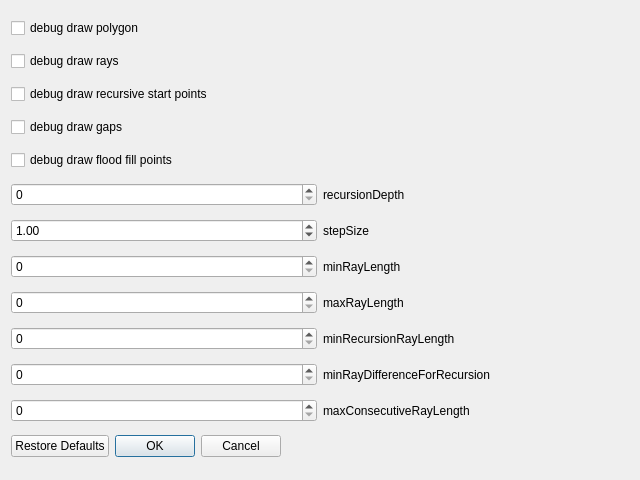
<?xml version="1.0" encoding="UTF-8"?>
<ui version="4.0">
 <class>Preferences</class>
 <widget class="QDialog" name="Preferences">
  <property name="geometry">
   <rect>
    <x>0</x>
    <y>0</y>
    <width>640</width>
    <height>480</height>
   </rect>
  </property>
  <property name="windowTitle">
   <string>Dialog</string>
  </property>
  <layout class="QGridLayout" name="gridLayout">
   <item row="12" column="0">
    <widget class="QSpinBox" name="maxConsecutiveRayLength"/>
   </item>
   <item row="9" column="1">
    <widget class="QLabel" name="label_4">
     <property name="text">
      <string>maxRayLength</string>
     </property>
    </widget>
   </item>
   <item row="8" column="0">
    <widget class="QSpinBox" name="minRayLength">
     <property name="maximum">
      <number>200</number>
     </property>
    </widget>
   </item>
   <item row="5" column="0">
    <widget class="QSpinBox" name="recursionDepth">
     <property name="maximum">
      <number>10</number>
     </property>
    </widget>
   </item>
   <item row="3" column="0">
    <widget class="QCheckBox" name="debugDrawGaps">
     <property name="text">
      <string>debug draw gaps</string>
     </property>
    </widget>
   </item>
   <item row="9" column="0">
    <widget class="QSpinBox" name="maxRayLength">
     <property name="maximum">
      <number>5000</number>
     </property>
    </widget>
   </item>
   <item row="0" column="0" colspan="2">
    <widget class="QCheckBox" name="debugDrawPolygon">
     <property name="text">
      <string>debug draw polygon</string>
     </property>
    </widget>
   </item>
   <item row="2" column="0" colspan="2">
    <widget class="QCheckBox" name="debugDrawRecursiveStartPoints">
     <property name="text">
      <string>debug draw recursive start points</string>
     </property>
    </widget>
   </item>
   <item row="13" column="0" colspan="2">
    <widget class="QDialogButtonBox" name="buttonBox">
     <property name="sizePolicy">
      <sizepolicy hsizetype="Maximum" vsizetype="Fixed">
       <horstretch>0</horstretch>
       <verstretch>0</verstretch>
      </sizepolicy>
     </property>
     <property name="orientation">
      <enum>Qt::Horizontal</enum>
     </property>
     <property name="standardButtons">
      <set>QDialogButtonBox::Cancel|QDialogButtonBox::Ok|QDialogButtonBox::RestoreDefaults</set>
     </property>
    </widget>
   </item>
   <item row="5" column="1">
    <widget class="QLabel" name="label">
     <property name="text">
      <string>recursionDepth</string>
     </property>
    </widget>
   </item>
   <item row="1" column="0" colspan="2">
    <widget class="QCheckBox" name="debugDrawRays">
     <property name="text">
      <string>debug draw rays</string>
     </property>
    </widget>
   </item>
   <item row="10" column="0">
    <widget class="QSpinBox" name="minRecursionRayLength">
     <property name="maximum">
      <number>500</number>
     </property>
    </widget>
   </item>
   <item row="12" column="1">
    <widget class="QLabel" name="label_7">
     <property name="text">
      <string>maxConsecutiveRayLength</string>
     </property>
    </widget>
   </item>
   <item row="4" column="0">
    <widget class="QCheckBox" name="debugDrawFloodFillPoints">
     <property name="text">
      <string>debug draw flood fill points</string>
     </property>
    </widget>
   </item>
   <item row="6" column="1">
    <widget class="QLabel" name="label_2">
     <property name="text">
      <string>stepSize</string>
     </property>
    </widget>
   </item>
   <item row="8" column="1">
    <widget class="QLabel" name="label_3">
     <property name="text">
      <string>minRayLength</string>
     </property>
    </widget>
   </item>
   <item row="11" column="0">
    <widget class="QSpinBox" name="minRayDifferenceForRecursion"/>
   </item>
   <item row="11" column="1">
    <widget class="QLabel" name="label_6">
     <property name="text">
      <string>minRayDifferenceForRecursion</string>
     </property>
    </widget>
   </item>
   <item row="10" column="1">
    <widget class="QLabel" name="label_5">
     <property name="text">
      <string>minRecursionRayLength</string>
     </property>
    </widget>
   </item>
   <item row="6" column="0">
    <widget class="QDoubleSpinBox" name="stepSize">
     <property name="minimum">
      <double>0.010000000000000</double>
     </property>
     <property name="maximum">
      <double>80.000000000000000</double>
     </property>
     <property name="value">
      <double>1.000000000000000</double>
     </property>
    </widget>
   </item>
  </layout>
 </widget>
 <resources/>
 <connections>
  <connection>
   <sender>buttonBox</sender>
   <signal>accepted()</signal>
   <receiver>Preferences</receiver>
   <slot>accept()</slot>
   <hints>
    <hint type="sourcelabel">
     <x>248</x>
     <y>254</y>
    </hint>
    <hint type="destinationlabel">
     <x>157</x>
     <y>274</y>
    </hint>
   </hints>
  </connection>
  <connection>
   <sender>buttonBox</sender>
   <signal>rejected()</signal>
   <receiver>Preferences</receiver>
   <slot>reject()</slot>
   <hints>
    <hint type="sourcelabel">
     <x>316</x>
     <y>260</y>
    </hint>
    <hint type="destinationlabel">
     <x>286</x>
     <y>274</y>
    </hint>
   </hints>
  </connection>
 </connections>
</ui>
